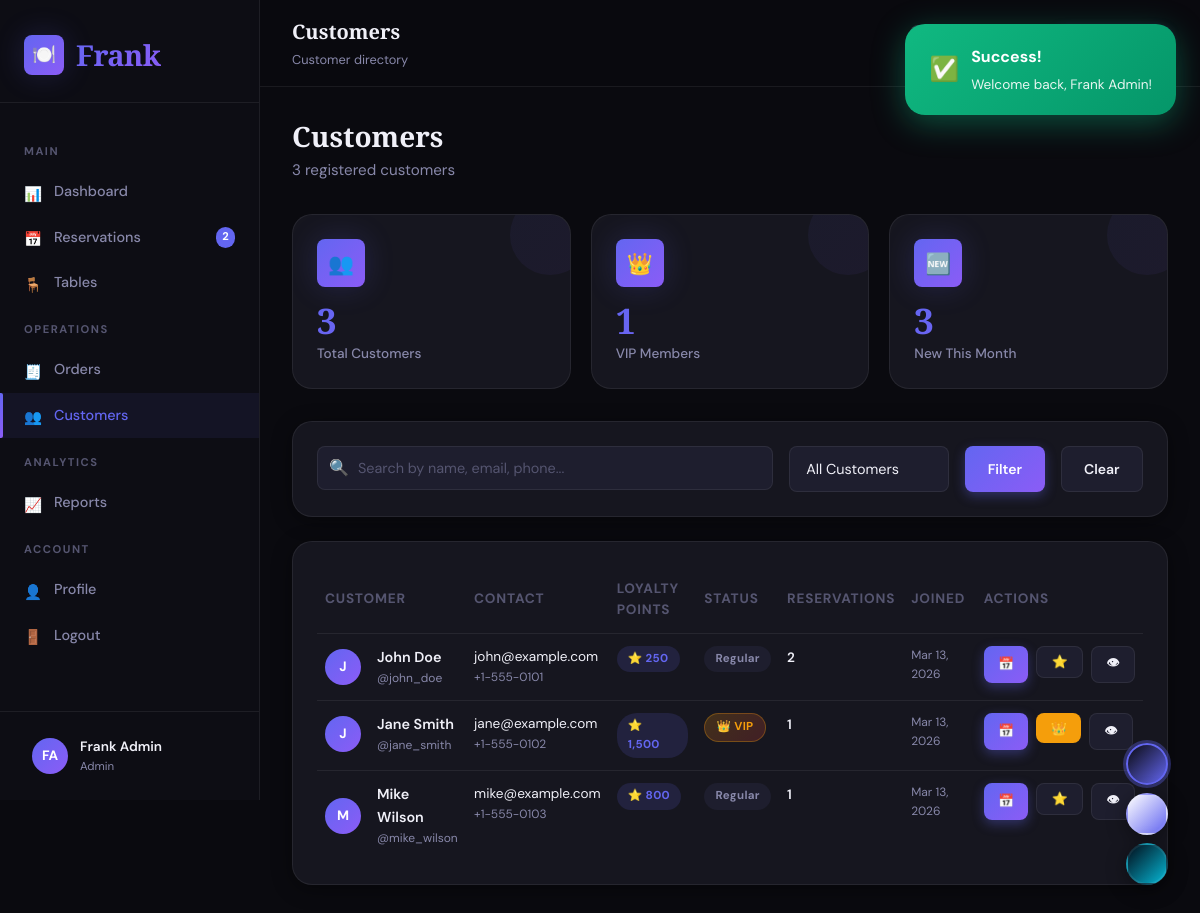
/customers.php (signed in), run on the app's committed database.
### tables this page shows
CREATE TABLE IF NOT EXISTS users (
    user_id INT PRIMARY KEY AUTO_INCREMENT,
    username VARCHAR(50) UNIQUE NOT NULL,
    email VARCHAR(100) UNIQUE NOT NULL,
    password VARCHAR(255) NOT NULL,
    full_name VARCHAR(100) NOT NULL,
    phone VARCHAR(20),
    role ENUM('admin','manager','staff','customer') DEFAULT 'customer',
    loyalty_points INT DEFAULT 0,
    vip_status TINYINT(1) DEFAULT 0,
    preferred_table_id INT NULL,
    created_at TIMESTAMP DEFAULT CURRENT_TIMESTAMP,
    updated_at TIMESTAMP DEFAULT CURRENT_TIMESTAMP ON UPDATE CURRENT_TIMESTAMP,
    FOREIGN KEY (preferred_table_id) REFERENCES restaurant_tables(table_id) ON DELETE SET NULL
);

### includes/database.php (called while the page is built, shortened)
<?php
require_once 'config.php';
class Database {
    private static $instance = null;
    public $conn;
    private function __construct() {
        $this->conn = new mysqli(DB_HOST, DB_USER, DB_PASS, DB_NAME);
        $this->conn->set_charset('utf8mb4');
    }
    public static function getInstance() {
        if (!self::$instance) {
            self::$instance = new self();
        }
        return self::$instance;
    }
    public function query($sql, $params = [], $types = '') {
        $stmt = $this->conn->prepare($sql);
        if ($params) {
            if (!$types) {
                $types = str_repeat('s', count($params));
            }
            $stmt->bind_param($types, ...$params);
        }
        $stmt->execute();
        return $stmt;
    }
    public function fetchAll($sql, $params = [], $types = '') {
        $stmt = $this->query($sql, $params, $types);
        $result = $stmt->get_result();
        return $result->fetch_all(MYSQLI_ASSOC);
    }
    public function fetchOne($sql, $params = [], $types = '') {
        $stmt = $this->query($sql, $params, $types);
        $result = $stmt->get_result();
        return $result->fetch_assoc();
    }
}
function db() {
    return Database::getInstance();
}
?>

### includes/config.php (called while the page is built, shortened)
<?php
function sanitize($input) {
    return htmlspecialchars(strip_tags(trim($input)), ENT_QUOTES, 'UTF-8');
}
?>

### customers.php (the view, shortened to what this page needs)
<?php
require_once 'includes/header.php';
$search = sanitize($_GET['q'] ?? '');
$where = "role='customer'";
$params = [];
$customers = db()->fetchAll("SELECT * FROM users WHERE $where ORDER BY created_at DESC", $params);
$total   = db()->fetchOne("SELECT COUNT(*) as cnt FROM users WHERE role='customer'")['cnt'] ?? 0;
$vipCount= db()->fetchOne("SELECT COUNT(*) as cnt FROM users WHERE role='customer' AND vip_status=1")['cnt'] ?? 0;
$newThis = db()->fetchOne("SELECT COUNT(*) as cnt FROM users WHERE role='customer' AND MONTH(created_at)=MONTH(NOW())")['cnt'] ?? 0;
?>
<div class="flex justify-between items-center mb-4">
    <div>
        <h2 class="section-title">Customers</h2>
        <p class="section-subtitle"><?= $total ?> registered customers</p>
    </div>
</div>
<div class="stats-grid mb-4">
    <div class="stat-card animate-in">
        <div class="stat-icon">👥</div>
        <div class="stat-value" data-counter="<?= $total ?>"><?= $total ?></div>
        <div class="stat-label">Total Customers</div>
    </div>
    <div class="stat-card animate-in">
        <div class="stat-icon">👑</div>
        <div class="stat-value" data-counter="<?= $vipCount ?>"><?= $vipCount ?></div>
        <div class="stat-label">VIP Members</div>
    </div>
    <div class="stat-card animate-in">
        <div class="stat-icon">🆕</div>
        <div class="stat-value" data-counter="<?= $newThis ?>"><?= $newThis ?></div>
        <div class="stat-label">New This Month</div>
    </div>
</div>
<div class="card mb-3">
    <form method="GET" class="flex gap-2">
        <div class="flex-1">
            <div class="search-wrap">
                <span class="search-icon">🔍</span>
                <input type="text" name="q" class="form-control" placeholder="Search by name, email, phone..." value="<?= htmlspecialchars($search) ?>">
            </div>
        </div>
        <select name="filter" class="form-control" style="width:160px;">
            <option value="">All Customers</option>
        </select>
        <button type="submit" class="btn btn-primary">Filter</button>
        <a href="customers.php" class="btn btn-secondary">Clear</a>
    </form>
</div>
<div class="card animate-in">
    <?php if($customers): ?>
    <div class="table-container">
        <table id="customersTable">
            <thead>
                <tr>
                    <th>Customer</th>
                    <th>Contact</th>
                    <th>Loyalty Points</th>
                    <th>Status</th>
                    <th>Reservations</th>
                    <th>Joined</th>
                    <th>Actions</th>
                </tr>
            </thead>
            <tbody>
                <?php foreach($customers as $c):
                    $resCount = db()->fetchOne("SELECT COUNT(*) as cnt FROM reservations WHERE user_id=?", [$c['user_id']])['cnt'] ?? 0;
                ?>
                <tr>
                    <td>
                        <div class="flex items-center gap-2">
                            <div class="user-avatar" style="width:36px;height:36px;font-size:0.85rem;flex-shrink:0;">
                                <?= strtoupper(substr($c['full_name'],0,1)) ?>
                            </div>
                            <div>
                                <div class="fw-600"><?= htmlspecialchars($c['full_name']) ?></div>
                                <div class="text-xs text-muted">@<?= htmlspecialchars($c['username']) ?></div>
                            </div>
                        </div>
                    </td>
                    <td>
                        <div class="text-sm"><?= htmlspecialchars($c['email']) ?></div>
                        <?php if($c['phone']): ?><div class="text-xs text-muted"><?= htmlspecialchars($c['phone']) ?></div><?php endif; ?>
                    </td>
                    <td>
                        <span class="badge badge-primary">⭐ <?= number_format($c['loyalty_points']) ?></span>
                    </td>
                    <td>
                        <?php if($c['vip_status']): ?>
                        <span class="badge badge-vip">👑 VIP</span>
                        <?php else: ?>
                        <span class="badge badge-muted">Regular</span>
                        <?php endif; ?>
                    </td>
                    <td><span class="text-sm fw-600"><?= $resCount ?></span></td>
                    <td class="text-xs text-muted"><?= date('M j, Y', strtotime($c['created_at'])) ?></td>
                    <td>
                        <div class="flex gap-1">
                            <a href="create_reservation.php?user=<?= $c['user_id'] ?>" class="btn btn-primary btn-sm" data-tooltip="New Reservation">📅</a>
                            <form method="POST" style="display:inline;">
                                <button type="submit" class="btn btn-sm <?= $c['vip_status'] ? 'btn-warning' : 'btn-secondary' ?>" data-tooltip="<?= $c['vip_status'] ? 'Remove VIP' : 'Make VIP' ?>">
                                    <?= $c['vip_status'] ? '👑' : '⭐' ?>
                                </button>
                            </form>
                            <button class="btn btn-secondary btn-sm" onclick="viewCustomer(<?= htmlspecialchars(json_encode($c)) ?>)" data-tooltip="View Details">👁</button>
                        </div>
                    </td>
                </tr>
                <?php endforeach; ?>
            </tbody>
        </table>
    </div>
    <?php endif; ?>
</div>
<?php require_once 'includes/footer.php'; ?>

### data on the page
users: full_name "J", full_name "John Doe", username "john_doe", email "john@example.com", phone "+1-555-0101", loyalty_points "250", vip_status "Regular", resCount "2", created_at "Mar 13, 2026"
users: full_name "J", full_name "Jane Smith", username "jane_smith", email "jane@example.com", phone "+1-555-0102", loyalty_points "1,500", vip_status "👑 VIP", resCount "1", created_at "Mar 13, 2026"
users: full_name "M", full_name "Mike Wilson", username "mike_wilson", email "mike@example.com", phone "+1-555-0103", loyalty_points "800", vip_status "Regular", resCount "1", created_at "Mar 13, 2026"

### other printed values
$icon "📊 📅 🪑 🧾 👥 📈 👤 🚪"
$label "Dashboard Reservations Tables Orders Customers Reports Profile Logout"
$badge "2"
$initials "FA"
$name "Frank Admin"
$role "Admin"
$pageTitle "Customers"
$pageSubtitle "Customer directory"
$total "3"
$vipCount "1"
$newThis "3"
